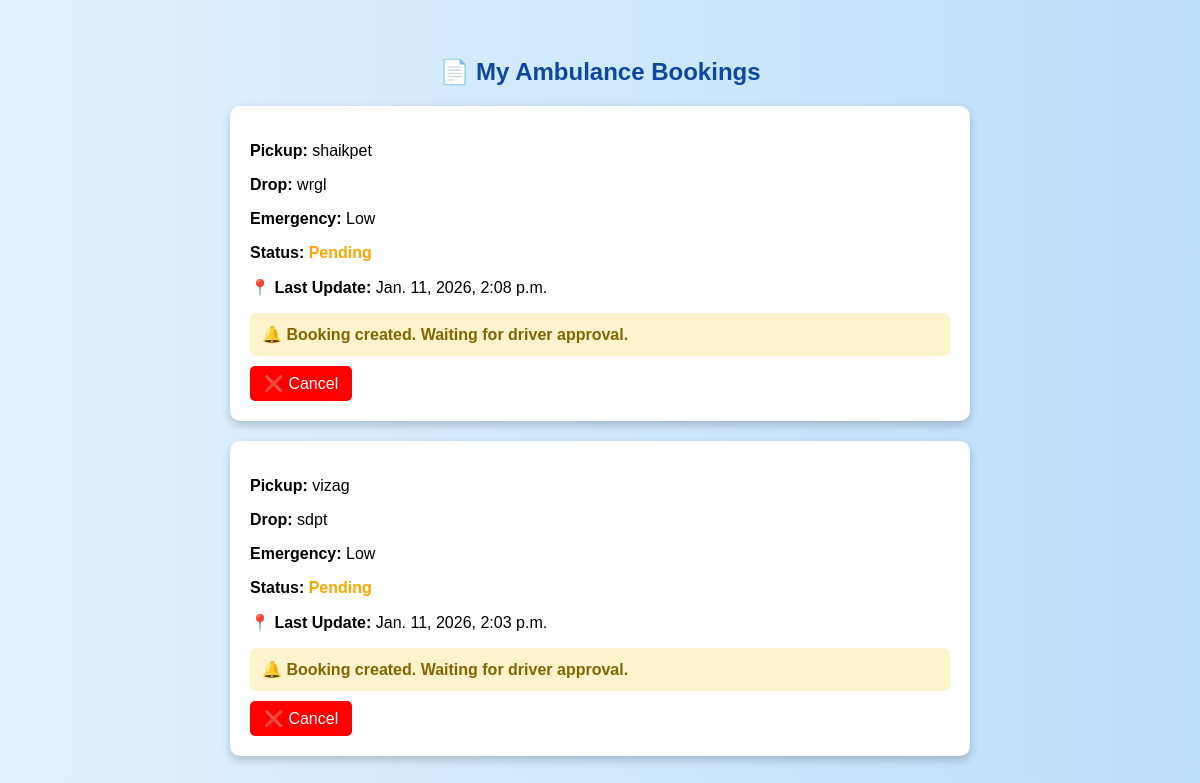
The app's page /ambulance/my-bookings/ (signed in) with its own data.
### ambulance/models.py (models this page shows, shortened)
class AmbulanceBooking(models.Model):
    STATUS_CHOICES = [
        ('Pending', 'Pending'),
        ('Approved', 'Approved'),
        ('On the way', 'On the way'),
        ('Completed', 'Completed'),
        ('Cancelled', 'Cancelled'),
    ]
    user = models.ForeignKey(
        settings.AUTH_USER_MODEL,
        on_delete=models.CASCADE
    )
    ambulance = models.ForeignKey(
        Ambulance,
        on_delete=models.SET_NULL,
        null=True,
        blank=True
    )
    driver = models.ForeignKey(
        Driver,
        on_delete=models.SET_NULL,
        null=True,
        blank=True
    )
    pickup_location = models.CharField(max_length=200)
    drop_location = models.CharField(max_length=200)
    emergency_level = models.CharField(
        max_length=20,
        choices=[
            ('low', 'Low'),
            ('medium', 'Medium'),
            ('high', 'High'),
        ]
    )
    booking_time = models.DateTimeField(auto_now_add=True)
    status = models.CharField(
        max_length=20,
        choices=STATUS_CHOICES,
        default='Pending'
    )
    current_location = models.CharField(
        max_length=255,
        null=True,
        blank=True
    )
    current_latitude = models.DecimalField(
        max_digits=9,
        decimal_places=6,
        null=True,
        blank=True
    )
    current_longitude = models.DecimalField(
        max_digits=9,
        decimal_places=6,
        null=True,
        blank=True
    )
    eta_minutes = models.PositiveIntegerField(
        null=True,
        blank=True
    )
    last_location_update = models.DateTimeField(
        auto_now=True
    )
    notification_message = models.CharField(
        max_length=255,
        null=True,
        blank=True
    )
    class Meta:
        ordering = ['-booking_time']

### ambulance/views.py (the view)
# urls.py: path('my-bookings/', views.my_bookings, name='my_bookings'),
@login_required(login_url='users:login')
def my_bookings(request):
    if not is_patient(request.user):
        return redirect('users:dashboard')
    bookings = AmbulanceBooking.objects.filter(
        user=request.user
    ).order_by('-booking_time')
    return render(request, 'ambulance/my_bookings.html', {'bookings': bookings})

### ambulance/views.py (called while the page is built)
def is_patient(user):
    return hasattr(user, 'profile') and user.profile.role == 'patient'

### ambulance/templates/ambulance/my_bookings.html (shortened to what this page needs)
<!DOCTYPE html>
<html>
<head>
</head>
<body>
<h2>📄 My Ambulance Bookings</h2>
{% for booking in bookings %}
<div class="card">
    <p><strong>Pickup:</strong> {{ booking.pickup_location }}</p>
    <p><strong>Drop:</strong> {{ booking.drop_location }}</p>
    <p><strong>Emergency:</strong> {{ booking.emergency_level|title }}</p>
    <p class="status">
        <strong>Status:</strong>
        {% if booking.status == "Pending" %}
            <span class="pending">Pending</span>
        {% elif booking.status == "On the way" %}
            <span class="ontheway">On the way</span>
        {% elif booking.status == "Cancelled" %}
            <span class="cancelled">Cancelled</span>
        {% else %}
            {{ booking.status }}
        {% endif %}
    </p>
    {% if booking.last_location_update %}
        <p>📍 <strong>Last Update:</strong> {{ booking.last_location_update }}</p>
    {% endif %}
    {% if booking.notification_message %}
    <div class="alert
        {% if booking.status == 'Pending' %}alert-pending
        {% elif booking.status == 'On the way' %}alert-ontheway
        {% elif booking.status == 'Completed' %}alert-completed
        {% elif booking.status == 'Cancelled' %}alert-cancelled
        {% endif %}">
        🔔 {{ booking.notification_message }}
    </div>
{% endif %}
    {% if booking.status == "Pending" %}
        <a class="btn-cancel"
           href="{% url 'ambulance:cancel_booking' booking.id %}">
           ❌ Cancel
        </a>
    {% endif %}
</div>
{% empty %}
<p style="text-align:center;">No bookings found.</p>
{% endfor %}
</body>
</html>

### ambulance/templates/ambulance/my_bookings.html (style rules this page uses)
body { font-family: Arial, sans-serif; background: linear-gradient(to right, #e3f2fd, #bbdefb); padding: 30px; }
h2 { text-align: center; color: #0d47a1; }
.card { background: white; padding: 20px; margin: 20px auto; width: 700px; border-radius: 10px; box-shadow: 0 4px 10px rgba(0,0,0,0.2); }
.status { font-weight: bold; }
.pending { color: orange; }
.btn-cancel { background: red; color: white; padding: 8px 14px; border-radius: 5px; text-decoration: none; display: inline-block; margin-top: 10px; }
.alert { padding: 12px; margin-top: 12px; border-radius: 6px; font-weight: bold; }
.alert-pending { background: #fff3cd; color: #856404; }

### records on screen
AmbulanceBooking: pickup_location "shaikpet", drop_location "wrgl", emergency_level "Low", status "Pending", last_location_update "Jan. 11, 2026, 2:08 p.m.", notification_message "Booking created. Waiting for driver approval."
AmbulanceBooking: pickup_location "vizag", drop_location "sdpt", emergency_level "Low", status "Pending", last_location_update "Jan. 11, 2026, 2:03 p.m.", notification_message "Booking created. Waiting for driver approval."
